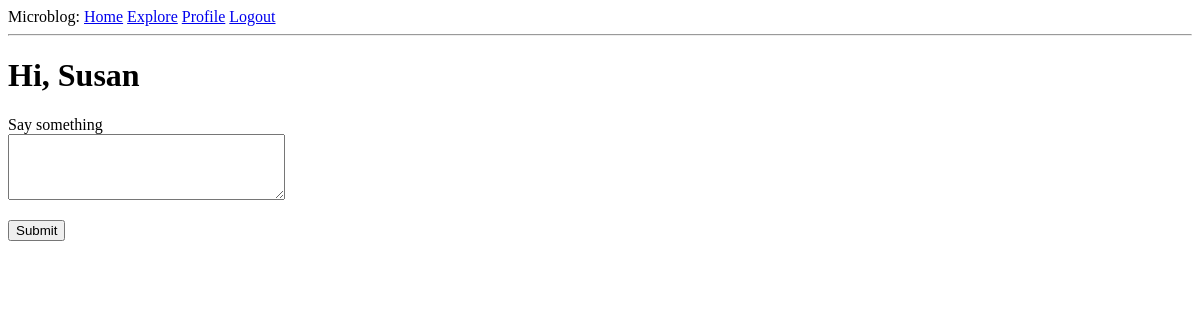
Before: /index (signed in) with the older database file.
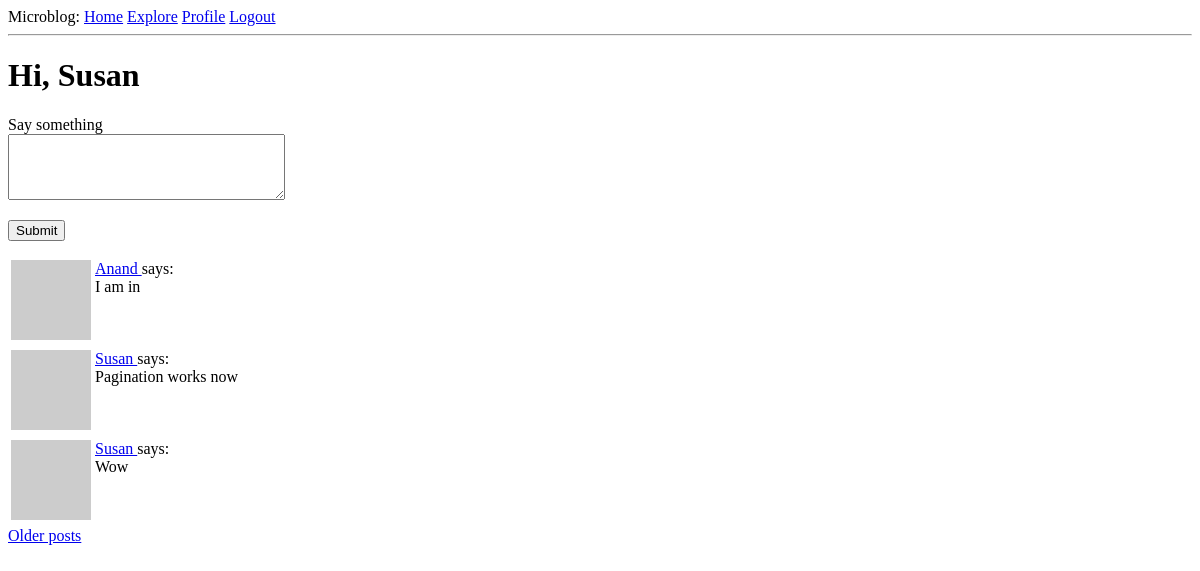
After: the same page with the newer database file.
### application/models.py (models this page shows, shortened)
class User(UserMixin, db.Model):
    id = db.Column(
        db.Integer,
        primary_key = True
    )
    username = db.Column(
        db.String(120),
        index=True,
        unique=True
    )
    email = db.Column(
        db.String(120),
        index=True,
        unique=True
    )
    password_hash = db.Column(
        db.String(128)
    )
    posts = db.relationship(
        'Post',
        backref = 'author',
        lazy = 'dynamic'
    )
    about_me = db.Column(
        db.String(140)
    )
    last_seen = db.Column(
        db.DateTime,
        default=datetime.utcnow
    )
    followed = db.relationship(
        'User',
        secondary='followers',
        primaryjoin=(
            followers.c.follower_id == id
        ),
        secondaryjoin=(
            followers.c.followed_id == id
        ),
        backref=(
            db.backref(
                'followers',
                lazy='dynamic'
            )
        ),
        lazy='dynamic'
    )
    def avatar(self, size):
        digest = md5(self.email.lower().encode('utf-8')).hexdigest()
        return 'https://www.gravatar.com/avatar/{}?d=identicon&s={}'.format(digest,size)
    def followed_posts(self):
        followed = Post.query.join(
            followers, (followers.c.followed_id == Post.user_id)
        ).filter(
            followers.c.follower_id == self.id
        )
        own = Post.query.filter_by(user_id=self.id)
        return followed.union(own).order_by(Post.timestamp.desc())

class Post(db.Model):
    id = db.Column(
        db.Integer,
        primary_key=True
    )
    body = db.Column(
        db.String(140)
    )
    timestamp = db.Column(
        db.DateTime,
        index=True,
        default=datetime.utcnow
    )
    user_id = db.Column(
        db.Integer,
        db.ForeignKey('user.id')
    )

### application/routes.py (the view)
@app.route('/', methods=['GET', 'POST'])
@app.route('/index', methods=['GET', 'POST'])
@login_required
def index():
    form=PostForm()
    if form.validate_on_submit():
        post = Post(body=form.post.data, author=current_user)
        db.session.add(post)
        db.session.commit()
        flash('Your post is now live!')
        return redirect(url_for('index'))
    page = request.args.get('page', 1, type=int)
    posts = current_user.followed_posts().paginate(
        page, app.config['POSTS_PER_PAGE'], False
    )
    if posts.has_next:
        next_url = url_for('index', page=posts.next_num)
    else:
        next_url = None
    if posts.has_prev:
        prev_url = url_for('index', page=posts.prev_num)
    else:
        prev_url = None
    return render_template('index.html',title='Home',posts=posts.items,form=form,
        next_url=next_url,
        prev_url=prev_url
    )

### application/forms.py
class PostForm(FlaskForm):
    post = TextAreaField(
        label='Say something',
        validators=[
            DataRequired(),
            Length(min=1, max=140)
        ]
    )
    submit = SubmitField('Submit')

### application/models.py (called while the page is built)
@login.user_loader
def load_user(id):
    return User.query.get(int(id))

### application/routes.py (called while the page is built)
@app.before_request
def before_request():
    if current_user.is_authenticated:
        current_user.last_seen = datetime.utcnow()
        db.session.commit()

### application/templates/index.html (shortened to what this page needs)
{% extends 'base.html' %}
{% block app_content %}
    <h1>
        Hi, {{ current_user.username }}
    </h1>
    {% if form %}
        <form action="" method="POST">
            <p>
                {{ form.post.label }} <br>
                {{ form.post(cols=32, rows=4) }}
            </p>
            <p>
                {{ form.submit() }}
            </p>
        </form>
    {% endif %}
    {% for post in posts %}
        {% include '_post.html' %}
    {% endfor %}
    {% include '_paginate.html' %}
{% endblock app_content %}

### application/templates/base.html (shortened to what this page needs)
<!DOCTYPE html>
<html>
    <head>
    </head>
    <body>
        <div>
            Microblog:
            <a href="{{ url_for('index') }}" >Home</a>
            <a href="{{ url_for('explore') }}" >Explore</a>
            {% if current_user.is_anonymous %}
                <a href="{{ url_for('login') }}">Login</a>
            {% else %}
                <a href="{{ url_for('user', username=current_user.username) }}">Profile</a>
                <a href="{{ url_for('logout') }}">Logout</a>
            {% endif %}
        </div>
        <hr>
        {% block app_content %}
        {% endblock app_content %}
    </body>
</html>

### application/templates/_post.html
<table>
    <tr valign="top">
        <td>
            <img src="{{ post.author.avatar(36) }}">
        </td>
        <td>
            <a href="{{ url_for('user', username=post.author.username) }}">
                {{ post.author.username }}
            </a> says: <br> {{ post.body }}
        </td>
    </tr>
</table>

### application/templates/_paginate.html (shortened to what this page needs)
{% if next_url %}
    <a href="{{ next_url }}">Older posts</a>
{% endif %}

Changed rows visible on the page:
added Post: author.username "Anand", body "I am in"
added Post: author.username "Susan", body "Pagination works now"
added Post: author.username "Susan", body "Wow"
Other visible differences:
text now shown: "Older posts"
